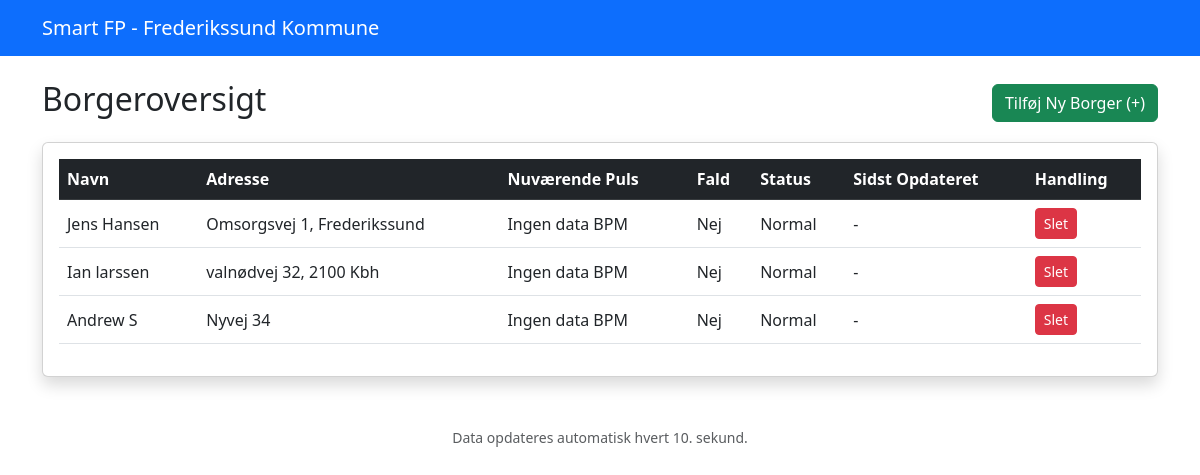
Before: / with the older database file.
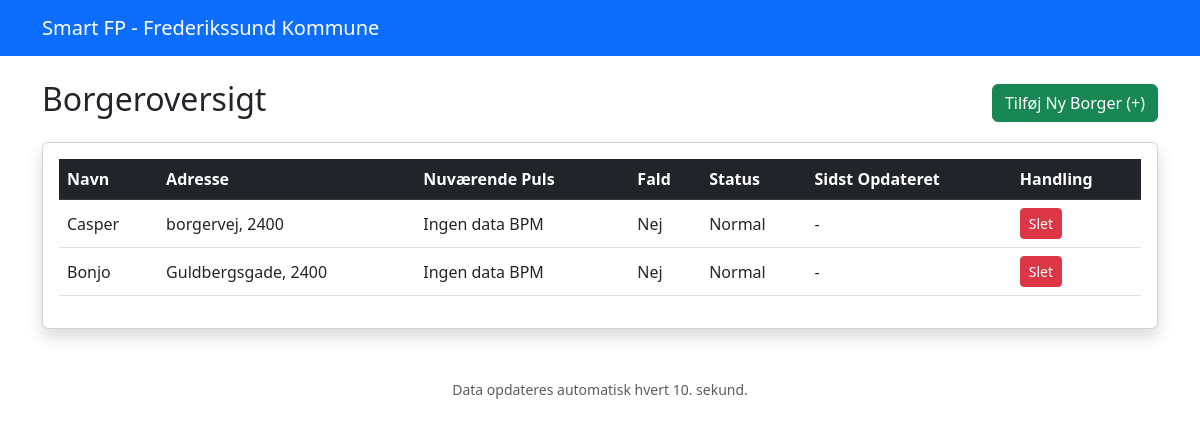
After: the same page with the newer database file.
### tables this page shows
CREATE TABLE borger (
                id INTEGER PRIMARY KEY AUTOINCREMENT,
                navn TEXT NOT NULL,
                adresse TEXT NOT NULL
            );

### app.py (the view)
@app.route('/')
def index():
    return render_template('dashboard.html', borgere=hent_alle_borgere())

### app.py (called while the page is built, shortened)
def get_db():
    db = getattr(g, '_database', None)
    if db is None:
        db = g._database = sqlite3.connect(DATABASE)
        db.row_factory = sqlite3.Row
    return db

@app.teardown_appcontext
def close_connection(exception):
    db = getattr(g, '_database', None)
    if db is not None:
        db.close()

def hent_alle_borgere():
    db = get_db()
    cursor = db.cursor()
    cursor.execute('SELECT * FROM borger')
    borgere_db = cursor.fetchall()
    data_view = []
    for b in borgere_db:
        cursor.execute('SELECT * FROM maaling WHERE borger_id = ? ORDER BY tidspunkt DESC LIMIT 1', (b['id'],))
        seneste = cursor.fetchone()
        status = "Normal"
        puls_visning = "Ingen data"
        fald_visning = "Nej"
        tid_visning = "-"
        data_view.append({
            "id": b['id'],
            "navn": b['navn'],
            "adresse": b['adresse'],
            "puls": puls_visning,
            "fald": fald_visning,
            "status": status,
            "tid": tid_visning
        })
    return data_view

### templates/dashboard.html (shortened to what this page needs)
<!DOCTYPE html>
<html lang="da">
<head>
    <link href="https://cdn.jsdelivr.net/npm/bootstrap@5.3.0/dist/css/bootstrap.min.css" rel="stylesheet">
</head>
<body>
    <nav class="navbar navbar-dark bg-primary mb-4">
        <div class="container">
            <a class="navbar-brand" href="/">Smart FP - Frederikssund Kommune</a>
        </div>
    </nav>
    <div class="container">
        <div class="d-flex justify-content-between align-items-center mb-3">
            <h2>Borgeroversigt</h2>
            <a href="/opret" class="btn btn-success">Tilføj Ny Borger (+)</a>
        </div>
        <div class="card shadow">
            <div class="card-body">
                <table class="table table-hover align-middle">
                    <thead class="table-dark">
                        <tr>
                            <th>Navn</th>
                            <th>Adresse</th>
                            <th>Nuværende Puls</th>
                            <th>Fald</th>
                            <th>Status</th>
                            <th>Sidst Opdateret</th>
                            <th>Handling</th>
                        </tr>
                    </thead>
                    <tbody>
                        {% for borger in borgere %}
                        <tr class="{% if 'KRITISK' in borger.status %}status-kritisk{% elif 'ADVARSEL' in borger.status %}status-advarsel{% endif %}">
                            <td>{{ borger.navn }}</td>
                            <td>{{ borger.adresse }}</td>
                            <td>{{ borger.puls }} BPM</td>
                            <td>{{ borger.fald }}</td>
                            <td>{{ borger.status }}</td>
                            <td>{{ borger.tid }}</td>
                            <td>
                                <form action="/slet/{{ borger.id }}" method="post" onsubmit="return confirm('ADVARSEL: Er du sikker på, at du vil slette {{ borger.navn }}?\n\nDette sletter også al historik og målinger for denne borger!');">
                                    <button type="submit" class="btn btn-danger btn-sm">Slet</button>
                                </form>
                            </td>
                        </tr>
                        {% endfor %}
                    </tbody>
                </table>
            </div>
        </div>
        <footer class="mt-5 text-muted text-center">
            <small>Data opdateres automatisk hvert 10. sekund.</small>
        </footer>
    </div>
</body>
</html>

Changed rows visible on the page:
removed borger: navn "Jens Hansen", adresse "Omsorgsvej 1, Frederikssund", puls "Ingen data", fald "Nej", status "Normal", tid "-"
removed borger: navn "Ian larssen", adresse "valnødvej 32, 2100 Kbh", puls "Ingen data", fald "Nej", status "Normal", tid "-"
removed borger: navn "Andrew S", adresse "Nyvej 34", puls "Ingen data", fald "Nej", status "Normal", tid "-"
added borger: navn "Casper", adresse "borgervej, 2400", puls "Ingen data", fald "Nej", status "Normal", tid "-"
added borger: navn "Bonjo", adresse "Guldbergsgade, 2400", puls "Ingen data", fald "Nej", status "Normal", tid "-"
